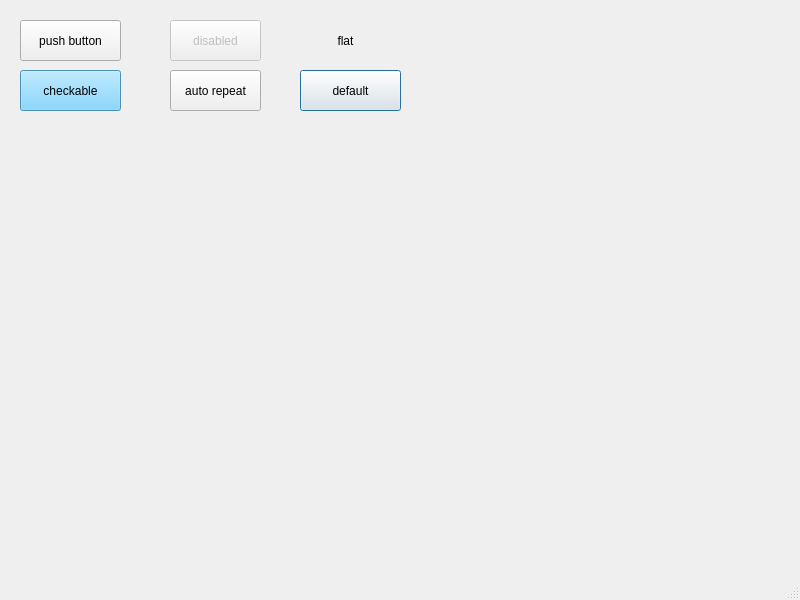
<?xml version="1.0" encoding="UTF-8"?>
<ui version="4.0">
 <class>MainWindow</class>
 <widget class="QMainWindow" name="MainWindow">
  <property name="geometry">
   <rect>
    <x>0</x>
    <y>0</y>
    <width>800</width>
    <height>600</height>
   </rect>
  </property>
  <property name="windowTitle">
   <string>MainWindow</string>
  </property>
  <widget class="QWidget" name="centralwidget">
   <widget class="QPushButton" name="btnPush">
    <property name="geometry">
     <rect>
      <x>20</x>
      <y>20</y>
      <width>101</width>
      <height>41</height>
     </rect>
    </property>
    <property name="text">
     <string>push button</string>
    </property>
   </widget>
   <widget class="QPushButton" name="btnDisabled">
    <property name="enabled">
     <bool>false</bool>
    </property>
    <property name="geometry">
     <rect>
      <x>170</x>
      <y>20</y>
      <width>91</width>
      <height>41</height>
     </rect>
    </property>
    <property name="text">
     <string>disabled</string>
    </property>
   </widget>
   <widget class="QPushButton" name="btnFlat">
    <property name="geometry">
     <rect>
      <x>300</x>
      <y>20</y>
      <width>91</width>
      <height>41</height>
     </rect>
    </property>
    <property name="text">
     <string>flat</string>
    </property>
    <property name="flat">
     <bool>true</bool>
    </property>
   </widget>
   <widget class="QPushButton" name="btnCheckable">
    <property name="geometry">
     <rect>
      <x>20</x>
      <y>70</y>
      <width>101</width>
      <height>41</height>
     </rect>
    </property>
    <property name="styleSheet">
     <string notr="true">background-color: rgb(103, 202, 255);</string>
    </property>
    <property name="text">
     <string>checkable</string>
    </property>
    <property name="checkable">
     <bool>true</bool>
    </property>
    <property name="flat">
     <bool>false</bool>
    </property>
   </widget>
   <widget class="QPushButton" name="btnAutoRepeat">
    <property name="geometry">
     <rect>
      <x>170</x>
      <y>70</y>
      <width>91</width>
      <height>41</height>
     </rect>
    </property>
    <property name="text">
     <string>auto repeat</string>
    </property>
    <property name="autoRepeat">
     <bool>true</bool>
    </property>
   </widget>
   <widget class="QPushButton" name="btnDefault">
    <property name="geometry">
     <rect>
      <x>300</x>
      <y>70</y>
      <width>101</width>
      <height>41</height>
     </rect>
    </property>
    <property name="text">
     <string>default</string>
    </property>
    <property name="default">
     <bool>true</bool>
    </property>
   </widget>
  </widget>
  <widget class="QMenuBar" name="menubar">
   <property name="geometry">
    <rect>
     <x>0</x>
     <y>0</y>
     <width>800</width>
     <height>22</height>
    </rect>
   </property>
  </widget>
  <widget class="QStatusBar" name="statusbar"/>
 </widget>
 <resources/>
 <connections/>
</ui>
